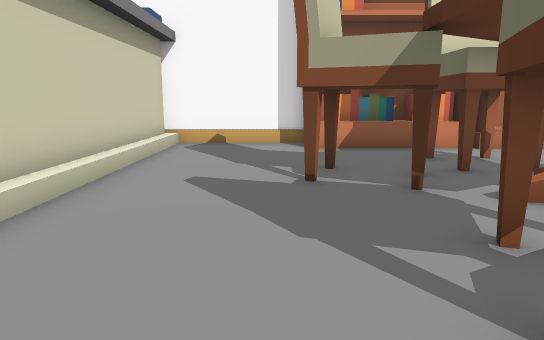
View 1 (above)

24 first-person views from a walk through a scene from a Unity 3-D project. The camera is 1.3 m above the floor, tilts 10° down and sees 70° across. The floor is counted in squares, 1 m on a side. Each view is taken from the middle of a square. On the plan, view 1 faces up. The plan holds only what a view shows up to about 16 squares ahead; the rest is blank. The place goes on beyond the plan. Some animated figures are not drawn.

View 2
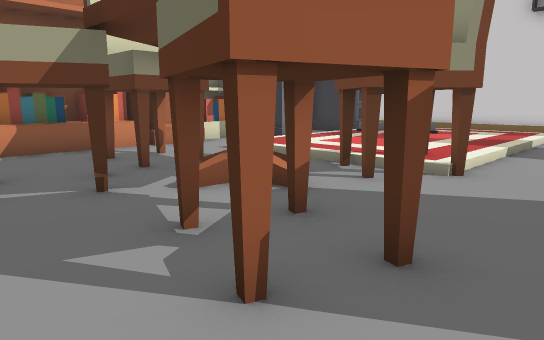

View 3
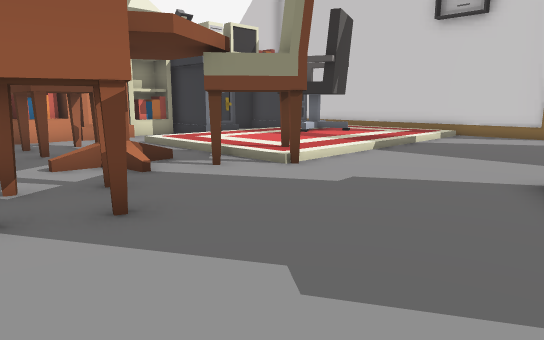

View 4
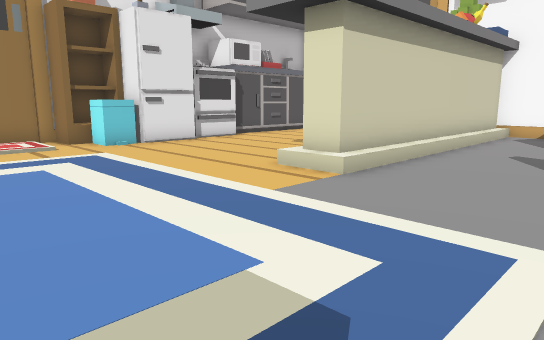

View 5
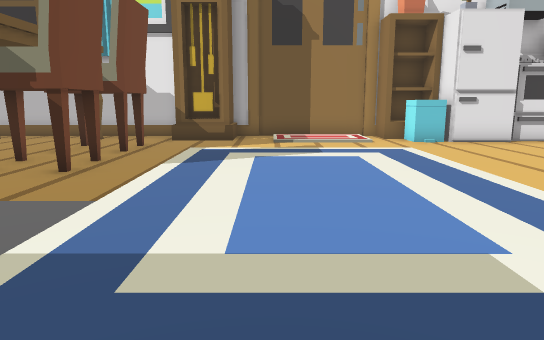

View 6
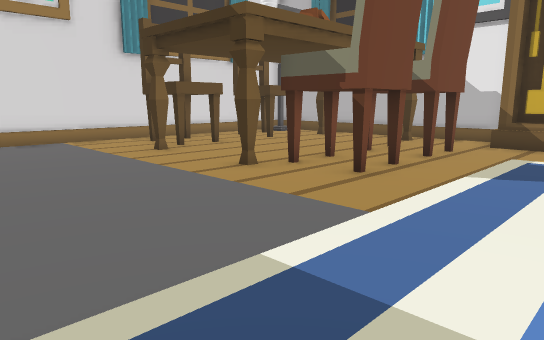

View 7
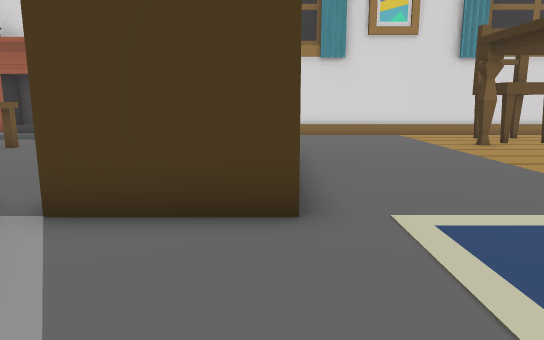

View 8
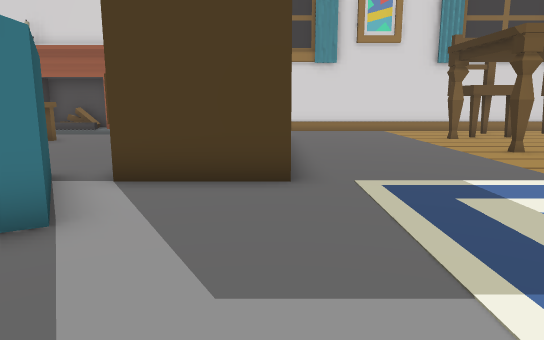

View 9
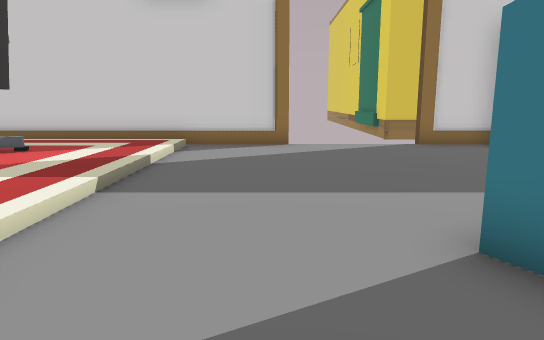

View 10
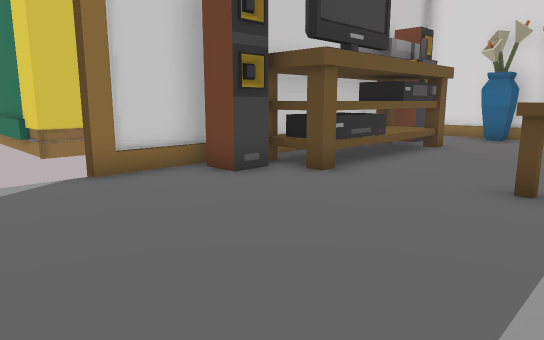

View 11
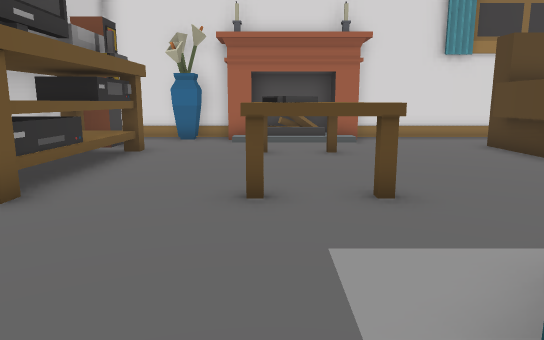

View 12
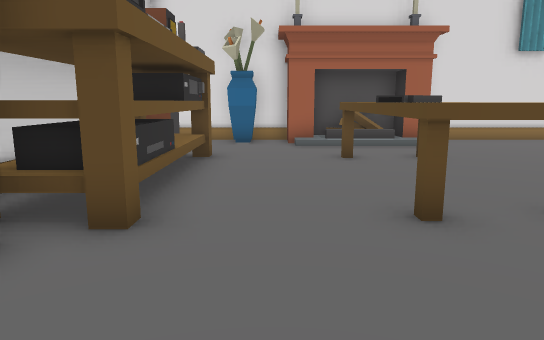

View 13
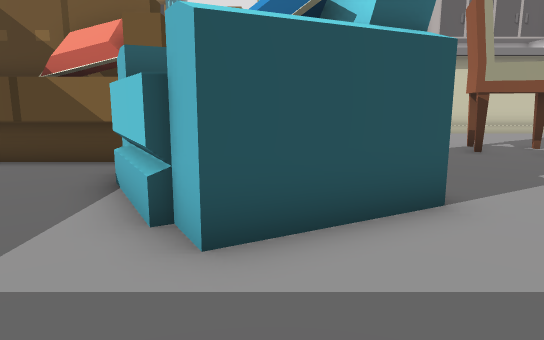

View 14
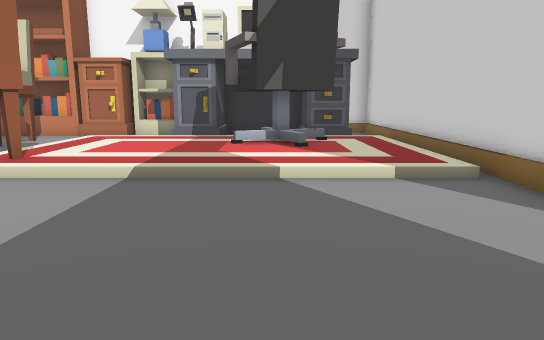

View 15
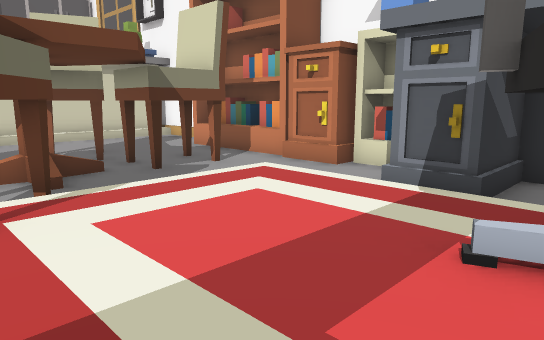

View 16
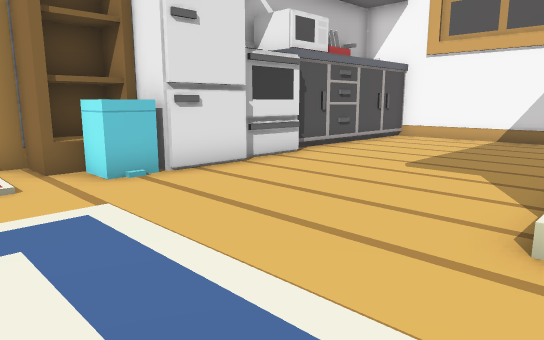

View 17
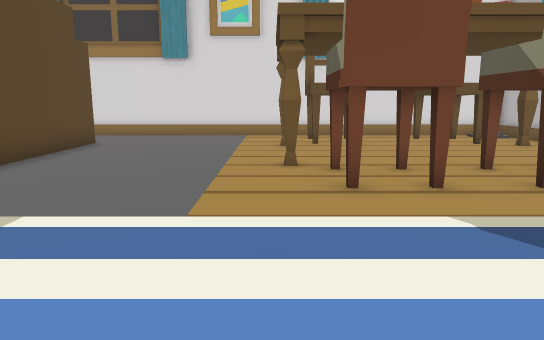

View 18
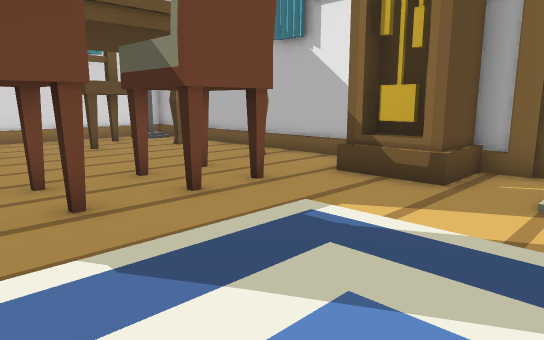

View 19
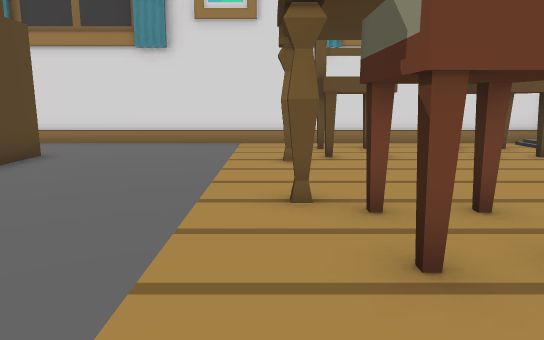

View 20
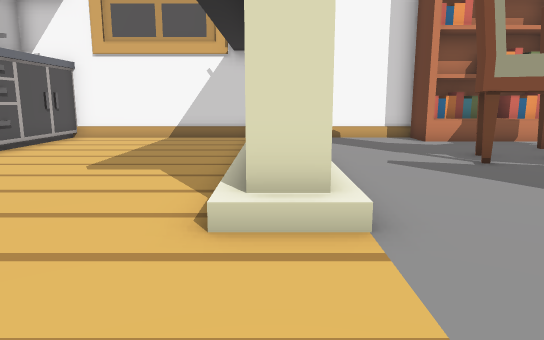

View 21
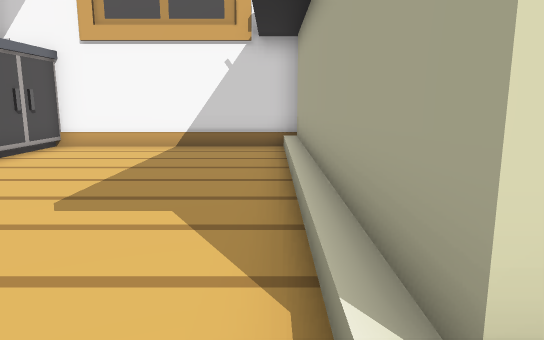

View 22
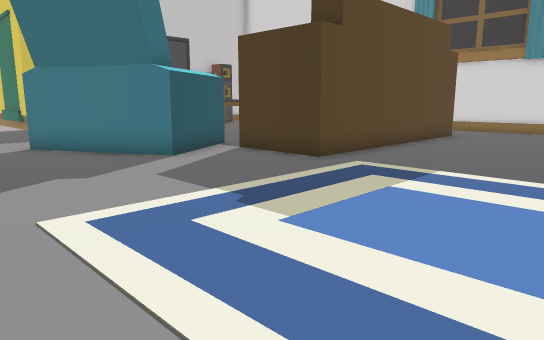

View 23
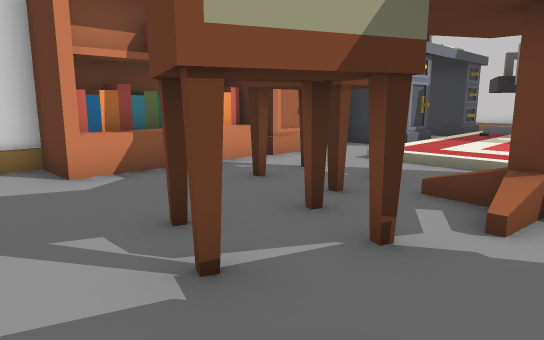

View 24
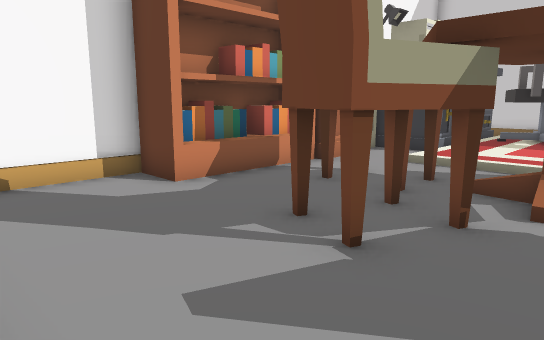

### Floor plan
Key: @ floor where view 1 was taken; # wall or solid block; . main floor; : floor 0.25 m higher than the main floor; / step, stairs or slope; ^ raised ledge; B books; S shelf; C cupboard; H chair; T table; E oven; F fridge; I bin; R rug; L clock; P speaker; O other object.
Columns run from 13 left of view 1 to 17 right of it. Each row starts with its distance up from view 1.
 13   #############
 12   #......#/...BBBBB##BB #OOO  #
 11   #......#/...SBBBB#CBB##..#  #
 10   #......#/............##..#  #
  9   #......#/......HH.///##///O/#
  8   #......#/...H...H./:::::OO::#
  7   #......#/...HHHHH./::::OOO::#
  6   E......#/...HH..../:::::OO::#
  5   E......#/......TO./:::::::::#
  4   E......#/........HHH::::::::#
  3   F......#/....HH..HHH::::::::#
  2 ###......//....HH...H.........#
  1 #II.............H.............#
  0 #S...........@................#
 -1 #RR............................
 -2 #RR..................O.........
 -3 #RR................OOOO........
 -4 #RR...............OO  O........
 -5 #.................O OOOO......#
 -6 #L.................OOO........#
 -7 ##.............####..........P#
 -8 #...HHHHH......# ##....TT...OO#
 -9 #....HH.H......####.... T...OO#
-10 #O..HH.HHO.....#  ^....TT...OO#
-11 #..............#  ^....TT...OO#
-12 #..............#  ^.... T...O #
-13 #..............#  ^....TT...O #
-14 #O.HH..H.O.....###...........P#
-15 #..HH.HHH....... ............P
-16 #/.HH.HHH....... .....   O.O.
-17 #O................... OOOO.O..
-18 ######################   O####

Positions as (right, up) in squares from view 1, and headings:
1: (0, 0), facing up
2: (0, 0), facing up-right
3: (1, -3), facing up-right
4: (1, -4), facing up-left
5: (2, -4), facing left
6: (1, -4), facing down-left
7: (2, -2), facing down
8: (2, 0), facing down
9: (5, 0), facing right
10: (10, -2), facing down-right
11: (11, -3), facing down
12: (13, -4), facing down
13: (13, -4), facing left
14: (13, -4), facing up
15: (13, 3), facing up-left
16: (-4, -2), facing up-left
17: (-4, -2), facing down
18: (-5, -3), facing down-left
19: (-4, -5), facing down
20: (-4, -2), facing up
21: (-5, 1), facing up
22: (-4, 1), facing down-right
23: (-1, 4), facing up-right
24: (-3, 4), facing up-right
